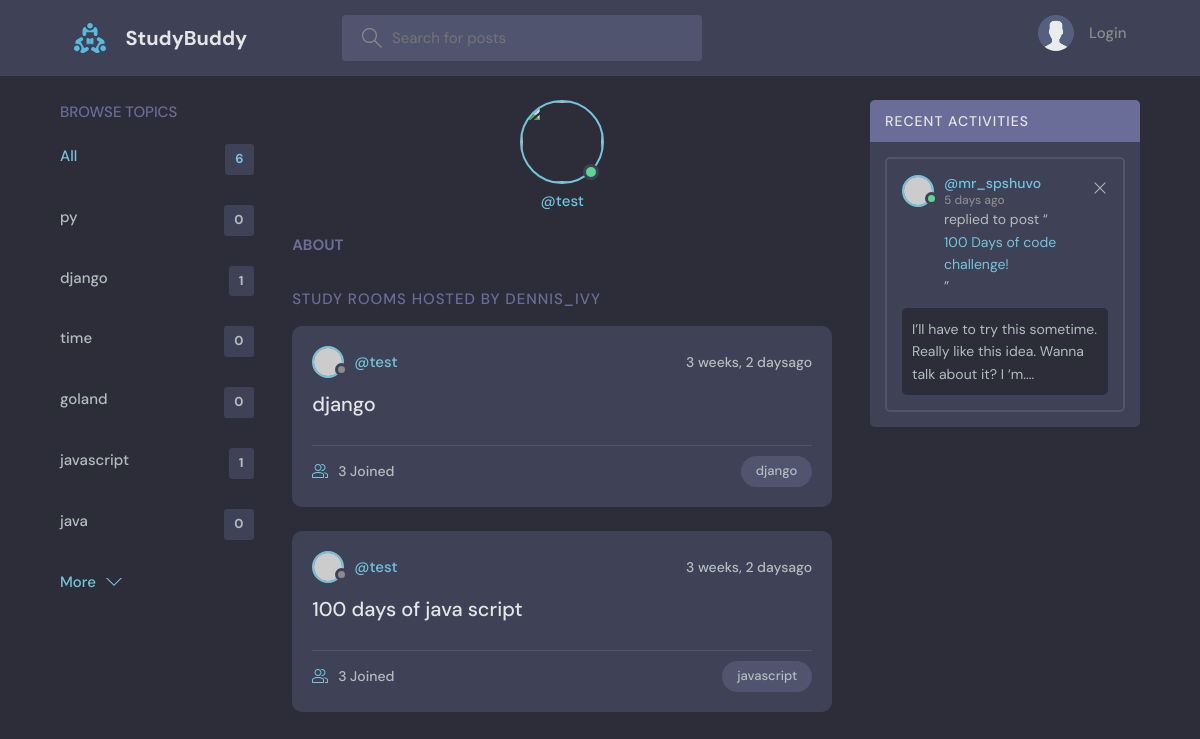
Page /room/profile/1/ on the earlier database version.
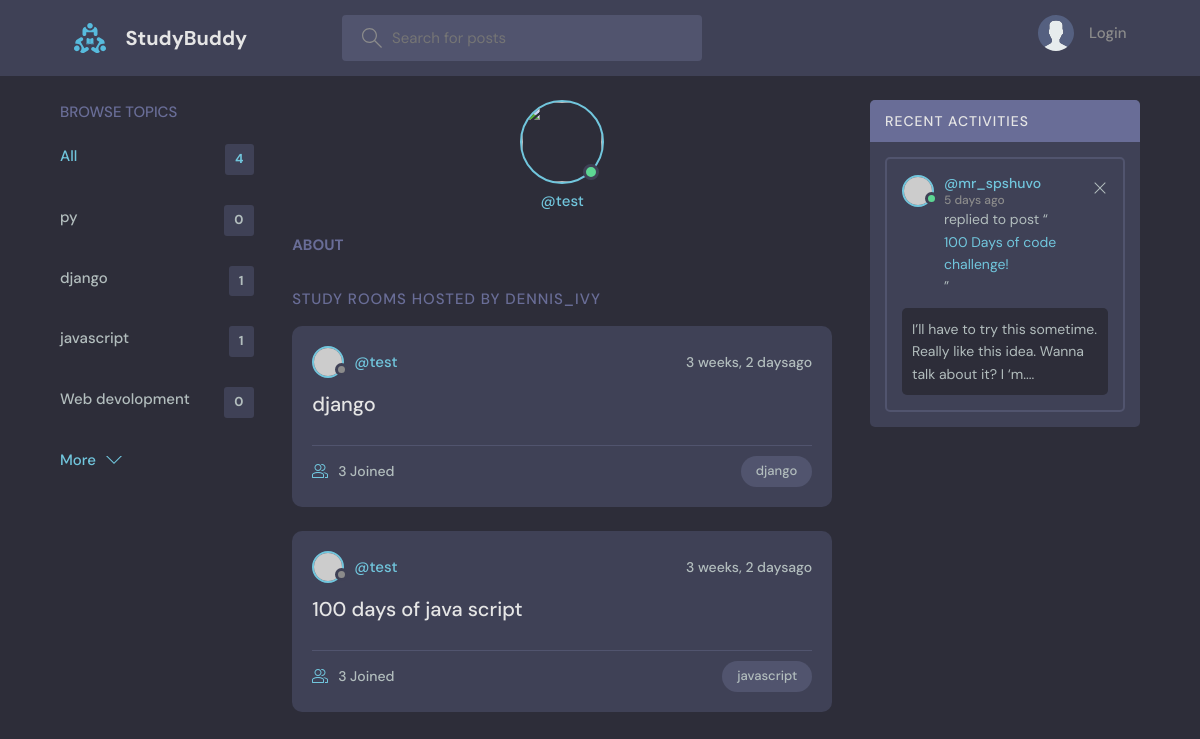
Same page on the later database version.
### base/models.py (models this page shows, shortened)
class Topic(models.Model):
    objects = None
    name = models.CharField(max_length=200)

class Room(models.Model):
    objects = None
    host = models.ForeignKey(User, on_delete=models.SET_NULL, null=True)
    topic = models.ForeignKey(Topic, on_delete=models.SET_NULL, null=True)
    name = models.CharField(max_length=100)
    description = models.TextField(null=True, blank=True)
    participants = models.ManyToManyField(User,related_name='partisipants', blank=True)
    updated = models.DateTimeField(auto_now=True)
    created = models.DateTimeField(auto_now_add=True)
    class Meta:
        ordering = ['-updated','-created']

### base/views.py (the view)
# urls.py: path('profile/<str:pk>/', views.userprofile, name="user-profile"),
def userprofile(request,pk):
    user = User.objects.get(id=pk)
    rooms = user.room_set.all()
    room_message = user.message_set.all()
    topics = Topic.objects.all()
    context = {'user':user,'rooms':rooms,'room_message':room_message,'topics':topics}
    return render(request, 'base/profile.html',context)

### base/templates/base/profile.html (shortened to what this page needs)
{% extends 'main.html' %}
{% block content %}
<main class="profile-page layout layout--3">
  <div class="container">
    {% include 'base/topic_components.html' %}
    <div class="roomList">
      <div class="profile">
        <div class="profile__avatar">
          <div class="avatar avatar--large active">
            <img src="{{user.avatar.url}}" />
          </div>
        </div>
        <div class="profile__info">
          <p>@{{user.username}}</p>
        </div>
        <div class="profile__about">
          <h3>About</h3>
        </div>
      </div>
      <div class="roomList__header">
        <div>
          <h2>Study Rooms Hosted by dennis_ivy</a>
          </h2>
        </div>
      </div>
      {% include 'base/feed_component.html' %}
    </div>
    {% include 'base/activity_component.html' %}
  </div>
</main>
{% endblock content %}

### base/templates/base/topic_components.html
        <div class="topics">
          <div class="topics__header">
            <h2>Browse Topics</h2>
          </div>
          <ul class="topics__list">
            <li>
              <a href="{% url 'home' %}" class="active">All <span>{{ topics.count }}</span></a>
            </li>
            {% for topic in topics %}
            <li>
                <a href="{% url 'home' %}?q={{ topic.name }}">{{ topic.name }}<span>{{ topic.room_set.all.count }}</span></a>
            </li>
              {% endfor %}
          </ul>
          <a class="btn btn--link" href="topics.html">
            More
            <svg version="1.1" xmlns="http://www.w3.org/2000/svg" width="32" height="32" viewBox="0 0 32 32">
              <title>chevron-down</title>
              <path d="M16 21l-13-13h-3l16 16 16-16h-3l-13 13z"></path>
            </svg>
          </a>
        </div>

### base/templates/base/feed_component.html (shortened to what this page needs)
            {% for room in rooms %}
          <div class="roomListRoom">
            <div class="roomListRoom__header">
              <a href="{% url 'user-profile' room.host.id %}" class="roomListRoom__author">
                <div class="avatar avatar--small">
                  <img alt="" src="https://randomuser.me/api/portraits/women/11.jpg" />
                </div>
                <span>@{{ room.host.username }}</span>
              </a>
              <div class="roomListRoom__actions">
                <span>{{ room.created|timesince }}ago</span>
              </div>
            </div>
            <div class="roomListRoom__content">
              <a href="{% url 'room' room.id %}">{{ room.name }}</a>
            </div>
            <div class="roomListRoom__meta">
              <a href="{% url 'room' room.id %}" class="roomListRoom__joined">
                {{ room.participants.count }} Joined
              </a>
              <p class="roomListRoom__topic">{{ room.topic.name }}</p>
            </div>
          </div>
            {% endfor %}

Differences in the rows shown:
removed Topic: name "time", room_set.all.count "0"
removed Topic: name "goland", room_set.all.count "0"
removed Topic: name "java", room_set.all.count "0"
added Topic: name "Web devolopment", room_set.all.count "0"
Other differences:
{{ topics.count }}: "6" → "4"
